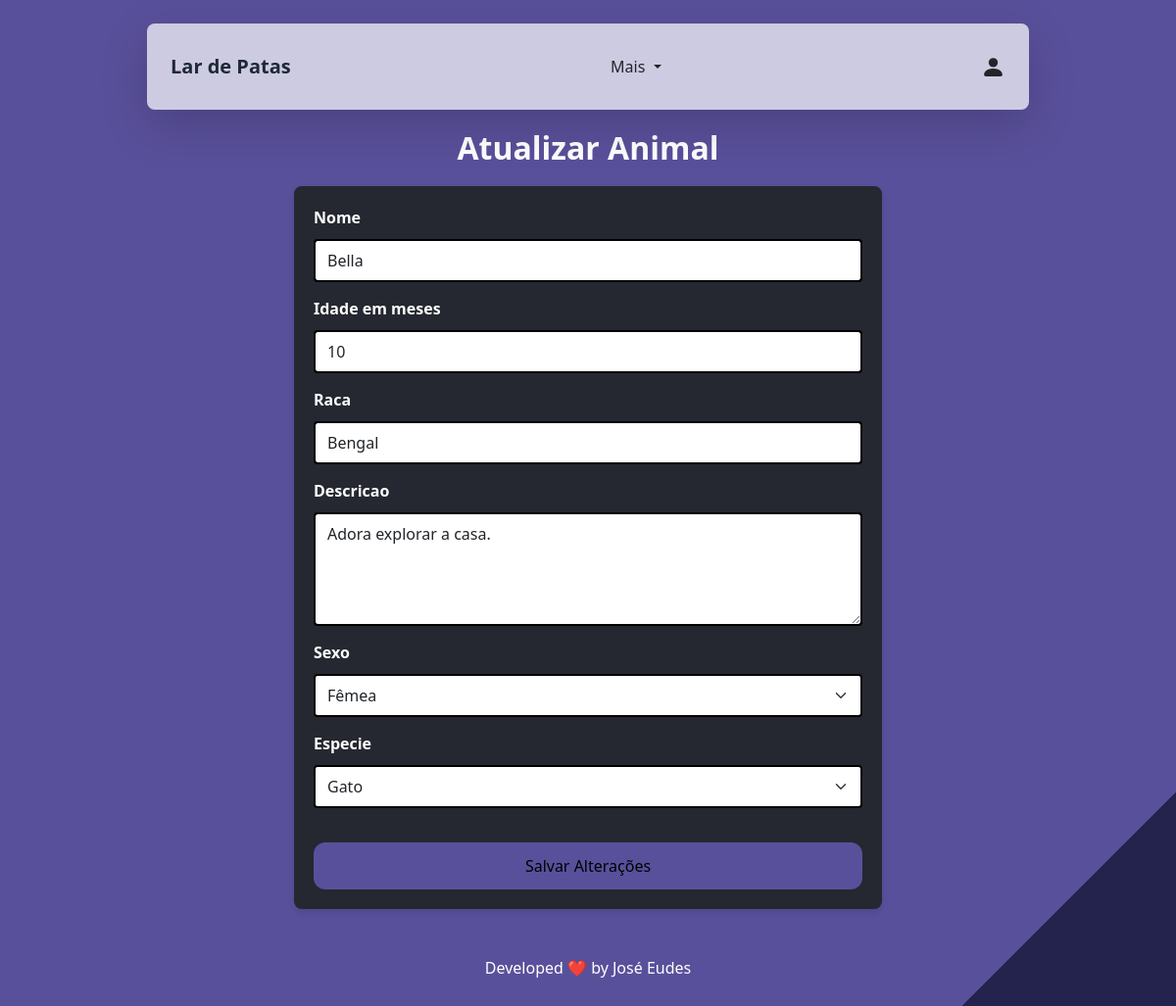
Page /animal/editar/4/ (signed in) on the committed database.
### animais/models.py (models this page shows)
class Animal(models.Model):
    nome = models.CharField(max_length=100)
    idade_em_meses = models.IntegerField(validators=[validar_idade_em_meses], default=0 ) # idade em meses do animal
    raca = models.CharField(max_length=100)
    descricao = models.TextField()
    sexo = models.CharField(
        max_length=1,
        choices=[("M", "Macho"), ("F", "Fêmea")],
        default="M",
    )
    especie =  models.ForeignKey (Especie, on_delete=models.CASCADE)

### animais/views.py (the view)
# urls.py: path('animal/editar/<int:pk>/', atualizar_animal, name='atualizar_animal'),
@login_required
def atualizar_animal(request, pk):
    animal = get_object_or_404(Animal, pk=pk)
    if request.method == 'POST':
        form = AnimalForm(request.POST, instance=animal)
        if form.is_valid():
            form.save()
            return redirect('listar_animais')
    else:
        form = AnimalForm(instance=animal)
    return render(request, 'atualizar_animal.html', {'form': form, 'animal': animal})

### animais/forms.py
class AnimalForm(forms.ModelForm):
    class Meta:
        model = Animal
        fields = ['nome', 'idade_em_meses', 'raca', 'descricao', 'sexo', 'especie']
        widgets = {
            'nome': forms.TextInput(attrs={
                'class': 'form-control',
                'placeholder': 'Digite o nome do animal',
            }),
            'idade_em_meses': forms.NumberInput(attrs={
                'class': 'form-control',
                'placeholder': 'Digite a idade em meses',
            }),
            'raca': forms.TextInput(attrs={
                'class': 'form-control',
                'placeholder': 'Digite a raça',
            }),
            'descricao': forms.Textarea(attrs={
                'class': 'form-control',
                'placeholder': 'Descrição do animal',
                'rows': 4,
            }),
            'sexo': forms.Select(attrs={
                'class': 'form-select',
            }),
            'especie': forms.Select(attrs={
                'class': 'form-select',
            }),
        }

### animais/models.py (called while the page is built)
    def __str__(self):
        return self.nome

### animais/templates/atualizar_animal.html (shortened to what this page needs)
{% extends 'base.html' %}
{% block content %}
{% load widget_tweaks %}
{% load static %}
<link href="{% static 'css/styles.css' %}" rel="stylesheet">
<h2>Atualizar Animal</h2>
<form method="post">
   {% for field in form %}
   <div class="form-group">
       <label class="label_text" for="{{ field.id_for_label }}">{{ field.label }}</label>
       {{ field|add_class:"form-input" }}
   </div>
   {% endfor %}
   <button type="submit" class="submit_button">Salvar Alterações</button>
</form>
{% endblock %}

### static/css/styles.css (style rules this page uses)
h2 { font-size: 2rem; font-weight: bold; color: #ffffff; text-align: center; margin-bottom: 20px; margin-top: 60px; }
body { padding-top: 4.5rem; background: linear-gradient(135deg, #59509b 90%, #23234d 50%); min-height: 100vh; }
form { background-color: #252830; padding: 20px; border-radius: 8px; box-shadow: 0px 4px 6px rgba(0, 0, 0, 0.1); max-width: 600px; width: 100%; margin: 0 auto; }
.label_text { color: #ffffff; font-weight: bold; margin-bottom: 10px; display: block; }
.form-input { width: 100%; border: 2px solid #000000; transition: all 0.3s ease; padding: 0.5em 0.75em; margin-bottom: 15px; border-radius: 4px; }
.submit_button { background-color: #59509b; color: #000000; width: 100%; padding: 12px 24px; border-radius: 12px; border: none; font-size: 16px; cursor: pointer; transition: background-color 0.3s ease, transform 0.2s ease; margin-top: 20px; }

### rows in the picture
Animal: form "Bella" "10" "Bengal" "Adora explorar a casa." "Fêmea" "Gato"

### other values in the picture
{{ field.label }} "Nome" "Idade em meses" "Raca" "Descricao" "Sexo" "Especie"
